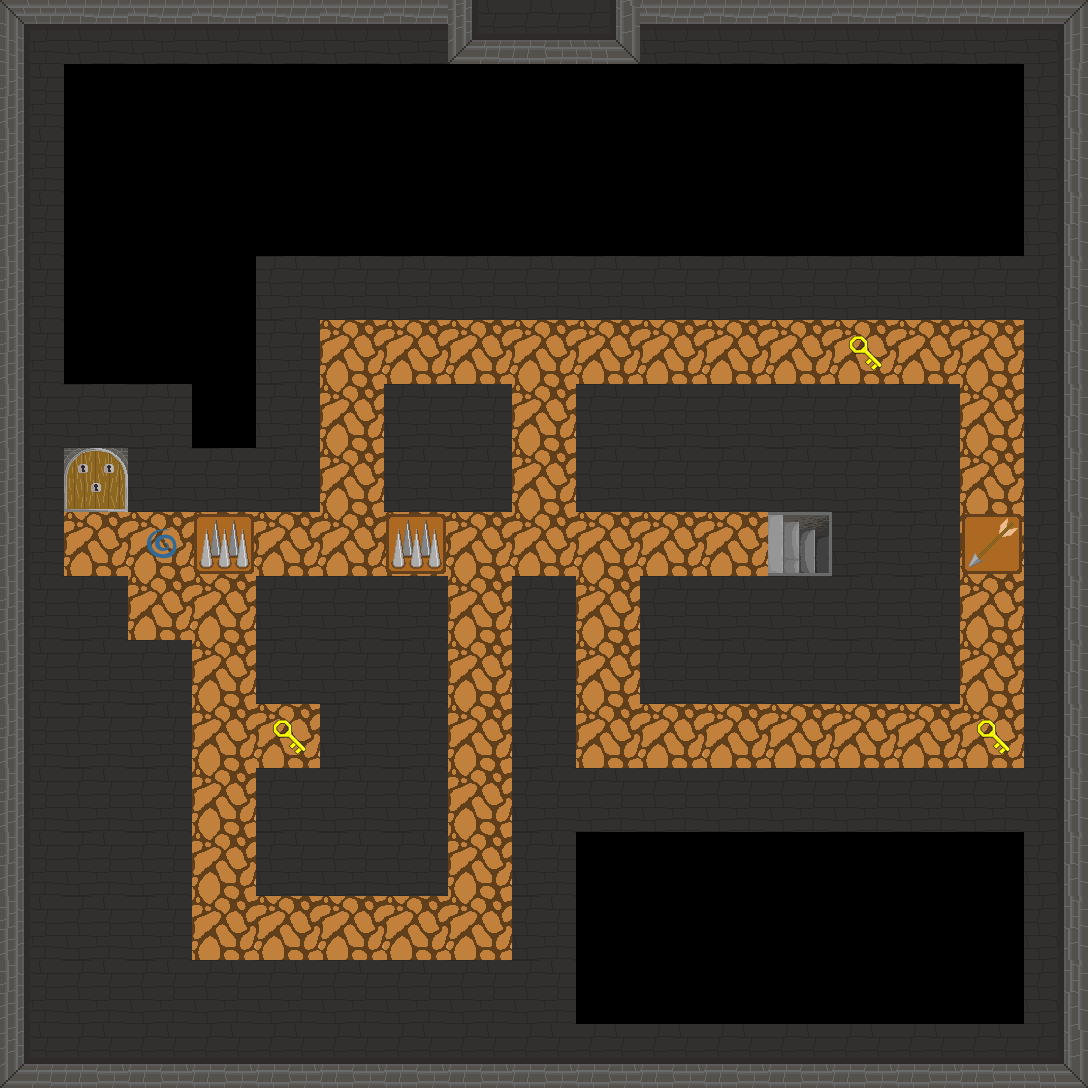

This game map was drawn from its Tiled (.tmx) file and the tilesets committed beside it. A one-line description and the trimmed map source follow:
An orthogonal 17x17 tile map with 64x64 px tiles, 7 tile layers (Walls, Road, Keys, Story, ...) and 8 objects.

<map version="1.2" tiledversion="1.2.2" orientation="orthogonal" renderorder="right-down" width="17" height="17" tilewidth="64" tileheight="64" infinite="0" nextlayerid="16" nextobjectid="31">
 <tileset firstgid="1" name="Dungeon-tileset" tilewidth="64" tileheight="64" tilecount="32" columns="8">
  <image source="Dungeon-tileset.png" width="512" height="256" />
 </tileset>
 <layer id="1" name="Walls" width="17" height="17">
  <data>[289 cells, 158 non-empty, 10 distinct tile ids]</data>
 </layer>
 <layer id="2" name="Road" width="17" height="17">
  <data>[289 cells, 58 non-empty, 2 distinct tile ids]</data>
 </layer>
 <layer id="3" name="Keys" width="17" height="17">
  <data>[289 cells, 3 non-empty, 1 distinct tile ids]</data>
 </layer>
 <layer id="4" name="Story" width="17" height="17">
  <data>[289 cells, 1 non-empty, 1 distinct tile ids]</data>
 </layer>
 <layer id="5" name="SquatTrap" width="17" height="17">
  <data>[289 cells, 1 non-empty, 1 distinct tile ids]</data>
 </layer>
 <layer id="6" name="JumpTrap" width="17" height="17">
  <data>[289 cells, 2 non-empty, 1 distinct tile ids]</data>
 </layer>
 <layer id="12" name="VisualObjects" width="17" height="17">
  <data>[289 cells, 0 non-empty, 0 distinct tile ids]</data>
 </layer>
 <objectgroup color="#0de214" id="8" name="level-change">
  <object id="26" x="98" y="496">
   <point />
  </object>
 </objectgroup>
 <objectgroup color="#e8e801" id="13" name="keys">
  <object id="23" x="862" y="360">
   <point />
  </object>
  <object id="24" x="998" y="744">
   <point />
  </object>
  <object id="25" x="290" y="746">
   <point />
  </object>
 </objectgroup>
 <objectgroup color="#fd9a21" id="10" name="squat-trap">
  <object id="27" x="992" y="560">
   <point />
  </object>
 </objectgroup>
 <objectgroup color="#ec182d" id="9" name="jump-trap">
  <object id="28" x="414" y="554">
   <point />
  </object>
  <object id="29" x="224" y="554">
   <point />
  </object>
 </objectgroup>
 <objectgroup id="11" name="story-4">
  <object id="30" x="158" y="552">
   <point />
  </object>
 </objectgroup>
</map>